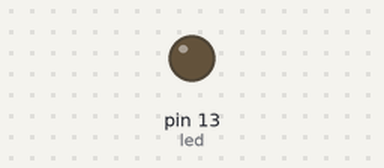
This sketch was run on a simulated Arduino Uno, built with avr-gcc and run on an emulated ATmega328P. On the bench: output pins drawn as LEDs (lit = HIGH). Pins used as bus, display or sensor lines are not drawn.

Above: at 4.0 s.
Timing chart, 0 to 6.0 s (numbered marks = the images above):
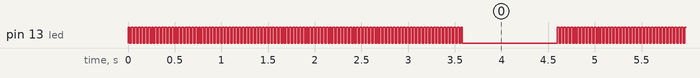

Measured:
- by itself, pin 13 (led): moves between LOW and HIGH, repeating every 4.6 s

The sketch:

hc_tx10_fast.ino
```cpp
#include <stdio.h>
#include <digitalWriteFast.h>
int data = 1;
int led = 13;
bool DEBUG = false;

/* Sequences for Light Control
 *  On Off  Sequence = 100011101110111010001000100011101110100010001000111011101110100011
 *  Fade    Sequence = 100011101110111010001110111011101110100010001000111010001000100011
 *  Twinkle Sequence = 100011101110111011101000100010001110100010001000100011101110111011
 *  Flash   Sequence = 100011101110111011101000100011101110100010001000100011101110100011
 *  Dual    Sequence = 100011101110111011101000111010001110100010001000100011101000111011
 *  Chase   Sequence = 100011101110111011101000111011101110100010001000100011101000100011
 *  Steady  Sequence = 100011101110111011101110111010001110100010001000100010001000111011
 *  Combo   Sequence = 100011101110111011101110100011101110100010001000100010001110100011
 *  Auto    Sequence = 100011101110111011101110111010001110100010001000100010001000111011
 */

// the setup routine runs once when you press reset:
void setup() {
  // Setting up debug serial:

  if (DEBUG){
    Serial.begin(9600);
  }
  // initialize the digital/LED pin as an output.
  pinMode(data, OUTPUT);
  pinMode(led, OUTPUT);
  // Configures dataline to be high
  digitalWriteFast(data, LOW);
  digitalWrite(led, LOW);
}


//training sequence needed before any signal
void training() {
  // training sequence = :
  digitalWrite(data, HIGH);
  delayMicroseconds(980);
  for(int c=0; c<16; c++){
    digitalWriteFast(data, LOW);
    delayMicroseconds(293);
    digitalWriteFast(data, HIGH);
    delayMicroseconds(293);
    }
  digitalWriteFast(data, LOW);
  // delayMicroseconds(3200);
}

int out_write(char write) {
  int write_var;
  if (DEBUG){
    Serial.print("Char to compare: ");
    Serial.println(write);
  }
  if (write == '0') {
    if (DEBUG){
      Serial.println("LOW");
    }
    write_var = LOW;
  }
  else if (write == '1') {
    if (DEBUG){
      Serial.println("HIGH");
    }
    write_var = HIGH;
  }
  else {
    if (DEBUG) {
      Serial.println("Bad Compare");
    }
    return -1;
  }
  digitalWriteFast(data, write_var);
  delayMicroseconds(75);
  }

// Pattern Generator - send array and writes pattern out to data
void send_pattern(char *pattern) {
  if (DEBUG) {
    Serial.print("Size of pattern: ");
    Serial.println(strlen(pattern));
    Serial.print("Pattern: ");
    Serial.println(pattern);
  }
  // Training sequence before pattern sending
  digitalWriteFast(led, HIGH);
  training();
  delayMicroseconds(3700);

  // Actual Pattern generation
  for (int index=0; index < strlen(pattern); index++){
    out_write(pattern[index]);
    }
  // Makes sure data always returns to LOW
  digitalWriteFast(data, LOW);
  digitalWriteFast(led, LOW);
  }
/* ******************************************************************* */

// Toggles lights on_off
void on_off_sequence() {
  // NEW
  //100011101110111010001000100011101110100010001000111011101110100011
  char sequence[] = "100011101110111010001000100011101110100010001000111011101110100011";
  send_pattern(sequence);
}

// Sets lights to fade sequence
void fade_sequence() {
  char sequence[] = "100011101110111010001110111011101110100010001000111010001000100011";
  send_pattern(sequence);
}

void twinkle_sequence() {
  char sequence [] = "100011101110111011101000100010001110100010001000100011101110111011";
  send_pattern(sequence);
}

void flash_sequence() {
  char sequence [] = "100011101110111011101000100011101110100010001000100011101110100011";
  send_pattern(sequence);
}

void dual_color_sequence() {
  char sequence [] = "100011101110111011101000111010001110100010001000100011101000111011";
  send_pattern(sequence);
}

void chasing_sequence() {
  char sequence [] = "100011101110111011101000111011101110100010001000100011101000100011";
  send_pattern(sequence);
}

void steady_sequence() {
  char sequence [] = "100011101110111011101110111010001110100010001000100010001000111011";
  send_pattern(sequence);
}

void combo_sequence() {
  char sequence [] = "100011101110111011101110100011101110100010001000100010001110100011";
  send_pattern(sequence);
}

void auto_sequence() {
  char sequence [] = "100011101110111011101110111010001110100010001000100010001000111011";
  send_pattern(sequence);
}

// the loop routine runs over and over again forever:
void loop() {
  if (DEBUG) {
    Serial.println("Looping");
  }
  for (int counter=0;counter<100;counter++){
    on_off_sequence();
    delayMicroseconds(15000);
  }
  delay(1000);

}
```
